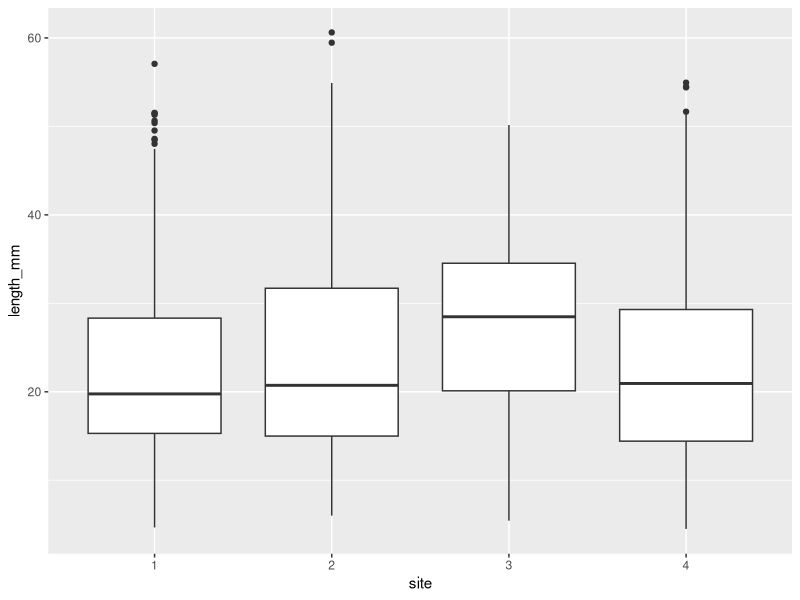
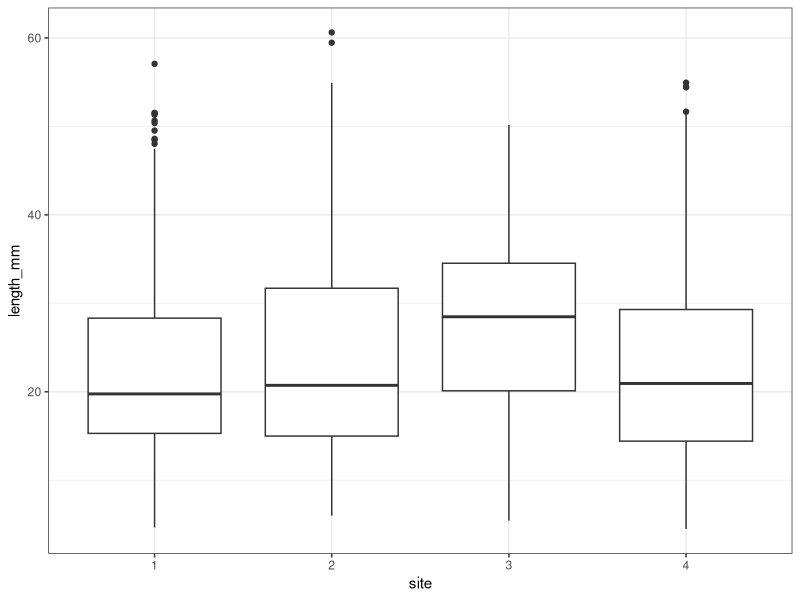
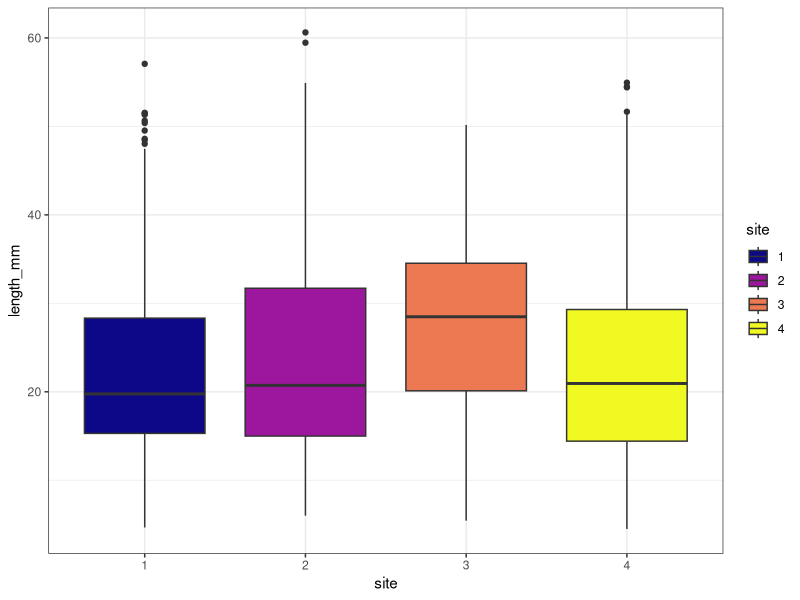
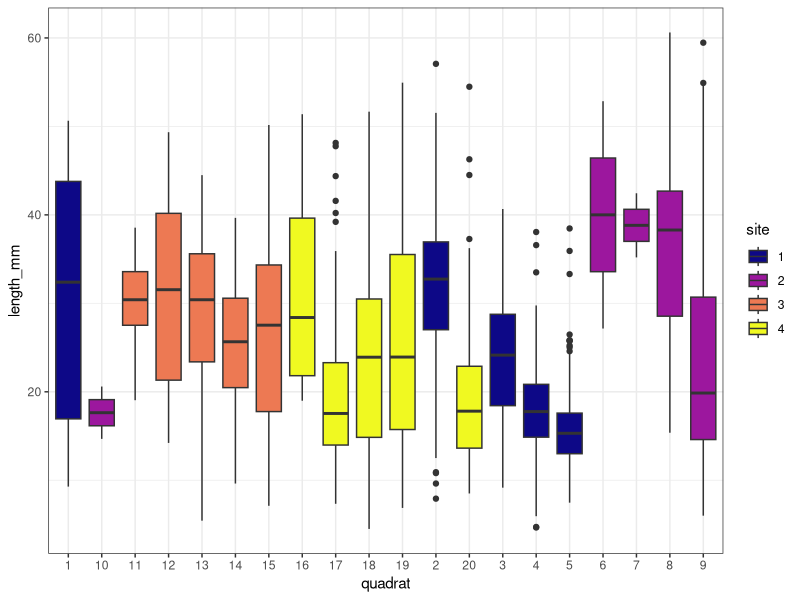
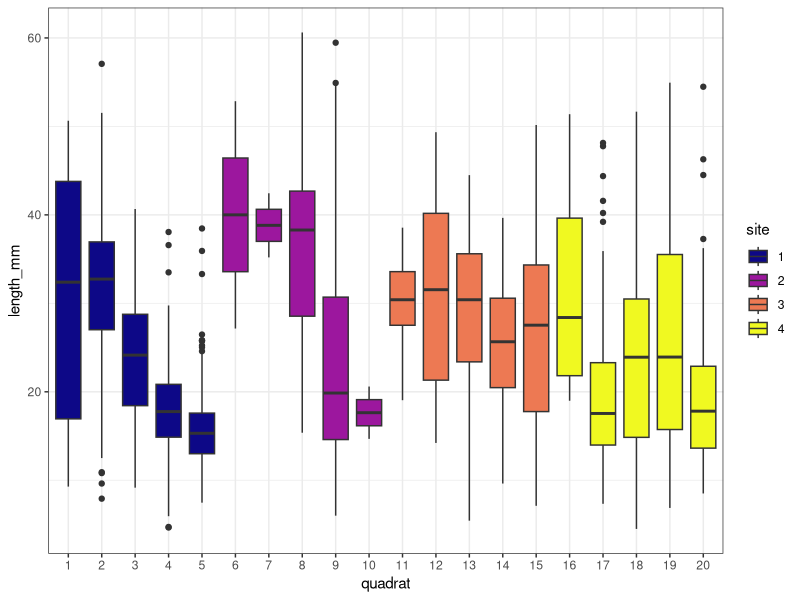
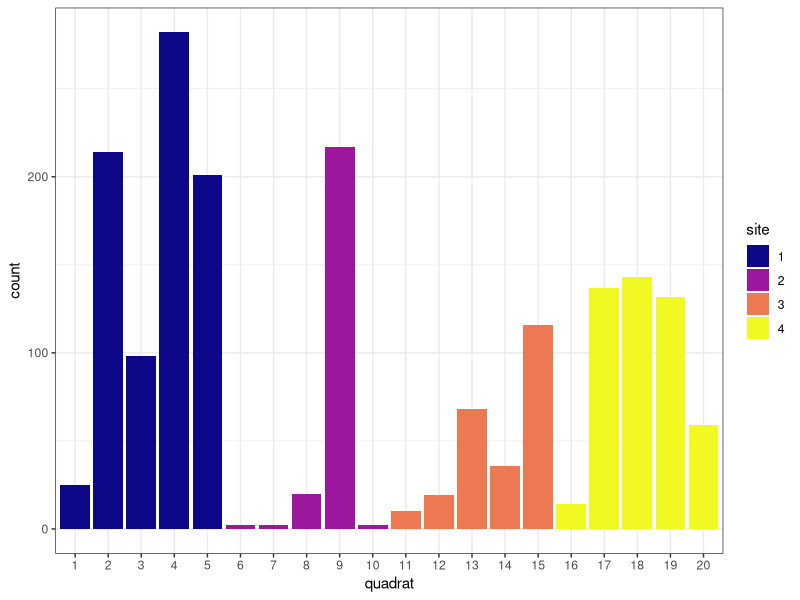
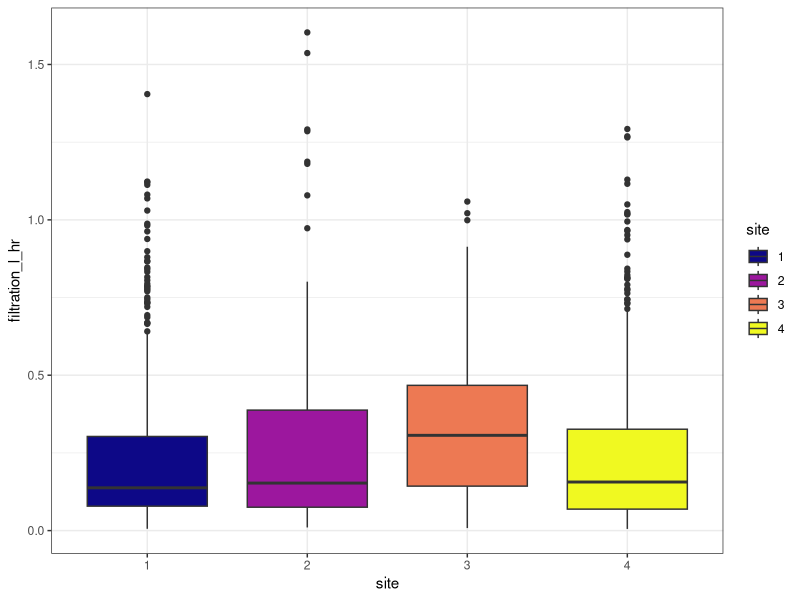
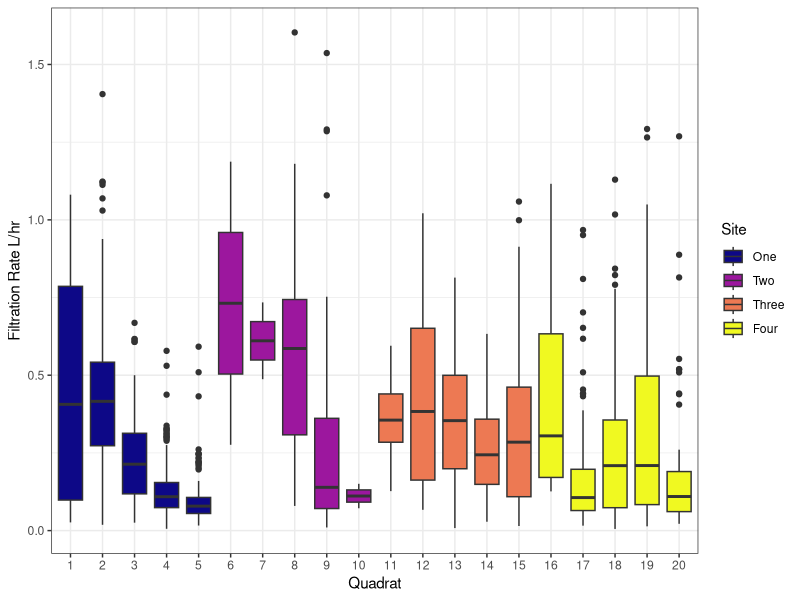

The R source for these figures, in order: (Note: this script raises an error after producing the figures.)
#++++++++++++++++++++++++++++++++++++++++++++++++++++++++++++++++++++++++++++++++++
#                                                                                ##
# R INTRODUCTION                                                                 ##
# Data source: Kasitsna Bay Lab - NCCOS - NOAA                                   ##
# R code prepared by NAME                                                        ##
# Last updated 2024-07-18                                                        ##
#                                                                                ##
#++++++++++++++++++++++++++++++++++++++++++++++++++++++++++++++++++++++++++++++++++

# SUMMARY:
# Here is a narrative summary of the script.

# Required Files (check that script is loading latest version):
# mussel_data.csv
# tidalbands_shore_information_translatedPolygon.shp
# Jakolof_Bay_poly.kml

# Associated Scripts:
# FILE.R

# +++++++++++++++++++++++++++++++++++++++++++++++++++++++++++++++++++++++++++++++++
# TABLE OF CONTENTS                                                            ####
#                                                                                 +
# RECENT CHANGES TO SCRIPT                                                        +
# LOAD PACKAGES                                                                   +
# READ IN AND PREPARE DATA                                                        +
# MANIPULATE DATA                                                                 +
#                                                                                 +
#++++++++++++++++++++++++++++++++++++++++++++++++++++++++++++++++++++++++++++++++++

#++++++++++++++++++++++++++++++++++++++++++++++++++++++++++++++++++++++++++++++++++
# RECENT CHANGES TO SCRIPT                                                     ####
#++++++++++++++++++++++++++++++++++++++++++++++++++++++++++++++++++++++++++++++++++
 
# 2024/07/17 Script created

#++++++++++++++++++++++++++++++++++++++++++++++++++++++++++++++++++++++++++++++++++
# LOAD PACKAGES & PREPARE WORKSPACE                                            ####
#++++++++++++++++++++++++++++++++++++++++++++++++++++++++++++++++++++++++++++++++++

# install.packages("tidyverse")
# install.packages("viridis")
# clear any existing data in the environment
rm(list = ls())

library(tidyverse) # tidyverse is a collection of packages for data manipulation
library(viridis) # viridis is a color-blind friendly palette for graphs

#++++++++++++++++++++++++++++++++++++++++++++++++++++++++++++++++++++++++++++++++++
# READ IN AND PREPARE DATA                                                     ####
#++++++++++++++++++++++++++++++++++++++++++++++++++++++++++++++++++++++++++++++++++

anem_abund <- read_csv("WorkshopData/anem_abund.csv")

view(anem_abund) # brings up dataset
str(anem_abund)
head(anem_abund)
tail(anem_abund)

# command to read in data to R
mussel_data <- read_csv("WorkshopData/mussel_data.csv", 
                        col_types = cols(polygon_ID = col_character(), 
                                         quadrat = col_character(), 
                                         site = col_character())) 
# look at summary of data structure
str(mussel_data)
glimpse(mussel_data)
head(mussel_data)

#++++++++++++++++++++++++++++++++++++++++++++++++++++++++++++++++++++++++++++++++++
# EXPLORATORY SUMMARY FIGURES                                                  ####
#++++++++++++++++++++++++++++++++++++++++++++++++++++++++++++++++++++++++++++++++++

# the simplest ggplot boxplot
ggplot(mussel_data, aes(x = site, 
                        y = length_mm)) +
  geom_boxplot()

# adding themes
ggplot(mussel_data, aes(x = site, 
                        y = length_mm)) +
  geom_boxplot() +
  theme_bw()

# adding color
ggplot(mussel_data, aes(x = site, 
                        y = length_mm,
                        fill = site)) +
  geom_boxplot() +
  theme_bw() +
  scale_fill_viridis(discrete = TRUE,
                     option = "C") 

# separate by site and quadrat
ggplot(mussel_data, aes(x = quadrat, 
                        y = length_mm,
                        fill = site)) +
  geom_boxplot() +
  theme_bw() +
  scale_fill_viridis(discrete = TRUE,
                     option = "C") 

# reorder quadrat factor
mussel_data <- mussel_data %>%
  mutate(quadrat = factor(quadrat, levels = c("1", "2", "3", "4", "5",
                                              "6", "7", "8", "9", "10",
                                              "11", "12", "13", "14", "15",
                                              "16", "17", "18", "19", "20")))

# site and quadrat with proper ordering
ggplot(mussel_data, aes(x = quadrat, 
                        y = length_mm,
                        fill = site)) +
  geom_boxplot() +
  theme_bw() +
  scale_fill_viridis(discrete = TRUE,
                     option = "C")

# total number of mussels per quadrat
ggplot(mussel_data, aes(x = quadrat,
                        fill = site)) +
  stat_count() +
  theme_bw() +
  scale_fill_viridis(discrete = TRUE,
                     option = "C") 

#++++++++++++++++++++++++++++++++++++++++++++++++++++++++++++++++++++++++++++++++++
# DATA MANIPULATION & VISUALIZATION                                            ####
#++++++++++++++++++++++++++++++++++++++++++++++++++++++++++++++++++++++++++++++++++

# How much water can mussels filter per hour calculated from their length?

# equation: Rc = 0.0002L^2.19 from Jones et al. 1992

mussel_data <- mussel_data %>%
  mutate(filtration_l_hr = 0.0002 * length_mm^2.19)

# how many liters per hour do the measured mussels filter combined?
sum(mussel_data$filtration_l_hr)

# liters filtered per hour per site
ggplot(mussel_data, aes(x = site,
                        y = filtration_l_hr,
                        fill = site)) +
  geom_boxplot() +
  theme_bw() +
  scale_fill_viridis(discrete = TRUE,
                     option = "C")

# liters filtered per hour per quadrat
ggplot(mussel_data, aes(x = quadrat,
                        y = filtration_l_hr,
                        fill = site)) +
  geom_boxplot() +
  theme_bw() +
  scale_fill_viridis("Site", 
                     labels = c("One",
                                "Two",
                                "Three",
                                "Four"),
                     discrete = TRUE,
                     option = "C") +
  labs(x = "Quadrat", y = "Filtration Rate L/hr") 

#++++++++++++++++++++++++++++++++++++++++++++++++++++++++++++++++++++++++++++++++++
# SPATIAL ANALYSIS                                                             ####
#++++++++++++++++++++++++++++++++++++++++++++++++++++++++++++++++++++++++++++++++++

# terra package works with spatial data
library(terra)

# import the shoreline spatial data
tidelands <- terra::vect("~/git/kbay_filterfeeders/data/tidalbands_shore_information_translated/tidalbands_shore_information_translatedPolygon.shp")

# turn the spatial layer into a data.frame (spreadsheet) and summarize its contents
tidelands_df <- data.frame(values(tidelands))

# plot all the tidelands data by the 'subclass' (substrate type) factor
plot(tidelands, "subclass", col = viridis(nrow(tidelands),
                                    begin = 0,
                                    end = 1,
                                    option = "turbo"))

# import a bounding shape for Jakolof Bay
jako <- terra::vect("C:/Users/Ross.Whippo/Desktop/Jakolof_Bay_poly.kml")

# check if the coordinate reference system (crs) matches the tidelands data
crs(jako)
crs(tidelands)

# extract the tidelands crs
newcrs <- crs(tidelands)

# reproject the Jakolof layer in the new crs
jako_new <- terra:: project(jako, newcrs)

# crop the tidelands layer to just Jakolof
tidelands_jako <- terra::crop(tidelands, jako_new)

# plot tidelands for Jakolof by 'subclass'
plot(tidelands_jako, "subclass", col = viridis(nrow(tidelands_jako),
                                    begin = 0,
                                    end = 1,
                                    option = "turbo"))

# add centroids of polygons
plot(centroids(tidelands_jako, 
               inside = TRUE), add = TRUE)

# extract lat long of centroids
habitat_centroids <- centroids(tidelands_jako, inside = TRUE)
habitat_centroids <- project(habitat_centroids, "+proj=longlat")
coords <- project(habitat_centroids, "+proj=longlat")
plot(coords)
latlong <- extract(habitat_centroids, coords)

points <- crds(centroids(tidelands_jako, inside = TRUE))
jako_df <- data.frame(tidelands_jako)
all_substrate <- data.frame(points, jako_df$subclass)

# calculate total area of the polygons in square meters
sum(terra::expanse(tidelands_jako, unit = "m")) 

#+++++++++++++++++++
# SLOPE CORRECTION #
#+++++++++++++++++++

# FUNCTIONS
rad2deg <- function(rad) {(rad * 180) / (pi)}
deg2rad <- function(deg) {(deg * pi) / (180)}

# tide measurements from https://tidesandcurrents.noaa.gov/datums.html?id=9455517
# highest tide: 7.05 m
# mean low: 0.514 m
# total height of polygons = 6.536

# calculate multiplier to find estimated area of slope plane
# 1/cos(slope) = Multiplier
# Multiplier * Footprint Area = estimated slope area

# averaging high_slope, highmediu0, lowmedium0, low_slope and calculating estimated areas
jako_df <- jako_df %>% 
  mutate(temp = str_extract(high_slope, "[0-9]-[0-9]*")) %>%
  mutate(temp = replace_na(temp, "60")) %>%
  separate_wider_delim(temp, "-", names = c("low", "high"), too_few = "align_start") %>%
  mutate(high = replace_na(high, "60")) %>%
  mutate(across(c(high, low), as.numeric)) %>%
  rowwise() %>%
  mutate(high_slope_mean = mean(c(low, high))) %>% # high mean slope
  mutate(temp1 = str_extract(highmediu0, "[0-9]-[0-9]*")) %>%
  mutate(temp1 = replace_na(temp1, "60")) %>%
  separate_wider_delim(temp1, "-", names = c("low1", "high1"), too_few = "align_start") %>%
  mutate(high1 = replace_na(high1, "60")) %>%
  mutate(across(c(high1, low1), as.numeric)) %>%
  rowwise() %>%
  mutate(highmed_slope_mean = mean(c(low1, high1))) %>% # high-med mean slope
  mutate(temp2 = str_extract(lowmedium0, "[0-9]-[0-9]*")) %>%
  mutate(temp2 = replace_na(temp2, "60")) %>%
  separate_wider_delim(temp2, "-", names = c("low2", "high2"), too_few = "align_start") %>%
  mutate(high2 = replace_na(high2, "60")) %>%
  mutate(across(c(high2, low2), as.numeric)) %>%
  rowwise() %>%
  mutate(lowmed_slope_mean = mean(c(low2, high2))) %>% # low-med mean slope
  mutate(temp3 = str_extract(low_slope, "[0-9]-[0-9]*")) %>%
  mutate(temp3 = replace_na(temp3, "60")) %>%
  separate_wider_delim(temp3, "-", names = c("low3", "high3"), too_few = "align_start") %>%
  mutate(high3 = replace_na(high3, "60")) %>%
  mutate(across(c(high3, low3), as.numeric)) %>%
  rowwise() %>%
  mutate(low_slope_mean = mean(c(low3, high3))) %>% # low mean slope
  mutate(average_slope = (high_slope_mean +
                            highmed_slope_mean +
                            lowmed_slope_mean +
                            low_slope_mean)/4) %>% # grand mean slope
  mutate(multiplier = 1/cos(deg2rad(average_slope)))

# add multiplier as value to layer  
tidelands_jako[["multiplier"]] <- jako_df$multiplier

# extract raw polygon areas
jako_polygon_area <- expanse(tidelands_jako)  

# create data frame of corrected polygon areas
jako_areas <- data.frame(jako_df$key, jako_polygon_area, jako_df$multiplier) %>%
  mutate(corrected_area = jako_polygon_area * jako_df.multiplier)

# write data as a csv
write_csv(jako_areas, "WorkshopData/jakolof_polygon_area.csv")

#+++++++++++++++++++++++++++++++++++++++++++
# JOIN SPATIAL DATA WITH MUSSEL FILTRATION #
#+++++++++++++++++++++++++++++++++++++++++++

# Determine mean tidal height for quads within substrates, mean mussel size, 
# mussel count, and filtration rates
mussel_height_summary <- mussel_data %>%
  group_by(substrate, position_percent) %>%
  summarise(across(c(tidal_height_ft,
                     length_mm,
                     filtration_l_hr), mean)) 

mussel_counts <- mussel_data %>%
        group_by(site, substrate, position_percent) %>%
        count() %>%
        ungroup() %>%
        group_by(substrate, position_percent) %>%
        mutate(mean_count = mean(n)) %>%
        ungroup() %>%
        select(substrate, position_percent, mean_count) %>%
        distinct()

mussel_height_summary <- mussel_height_summary %>%
  left_join(mussel_counts, by = c("substrate",
                                  "position_percent")) %>%
  mutate(mean_filtration = filtration_l_hr * mean_count)

# plot mean filtration by position
ggplot(mussel_height_summary, aes(x = tidal_height_ft,
                                  y = mean_filtration,
                                  fill = substrate)) +
  geom_col(position = "dodge",
           width = 0.5) +
  theme_bw() +
  scale_fill_viridis(discrete = TRUE,
                     option = "E")
  


####
#<<<<<<<<<<<<<<<<<<<<<<<<<<END OF SCRIPT>>>>>>>>>>>>>>>>>>>>>>>>#

# SCRATCH PAD ####
